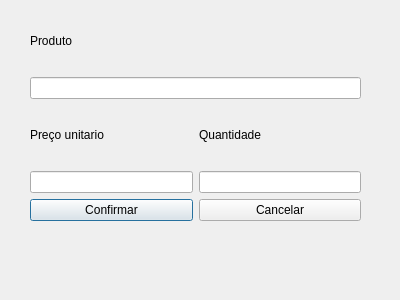
<?xml version="1.0" encoding="UTF-8"?>
<ui version="4.0">
 <class>fm_editarprodvenda</class>
 <widget class="QDialog" name="fm_editarprodvenda">
  <property name="geometry">
   <rect>
    <x>0</x>
    <y>0</y>
    <width>400</width>
    <height>300</height>
   </rect>
  </property>
  <property name="windowTitle">
   <string>Dialog</string>
  </property>
  <widget class="QWidget" name="">
   <property name="geometry">
    <rect>
     <x>30</x>
     <y>10</y>
     <width>331</width>
     <height>211</height>
    </rect>
   </property>
   <layout class="QVBoxLayout" name="verticalLayout_5">
    <item>
     <layout class="QVBoxLayout" name="verticalLayout_4">
      <item>
       <layout class="QVBoxLayout" name="verticalLayout_2">
        <item>
         <widget class="QLabel" name="label_2">
          <property name="text">
           <string>Produto</string>
          </property>
         </widget>
        </item>
        <item>
         <widget class="QLineEdit" name="txt_editaproduto"/>
        </item>
       </layout>
      </item>
      <item>
       <layout class="QHBoxLayout" name="horizontalLayout">
        <item>
         <layout class="QVBoxLayout" name="verticalLayout">
          <item>
           <widget class="QLabel" name="label">
            <property name="text">
             <string>Preço unitario</string>
            </property>
           </widget>
          </item>
          <item>
           <widget class="QLineEdit" name="txt_editapreco"/>
          </item>
         </layout>
        </item>
        <item>
         <layout class="QVBoxLayout" name="verticalLayout_3">
          <item>
           <widget class="QLabel" name="label_3">
            <property name="text">
             <string>Quantidade</string>
            </property>
           </widget>
          </item>
          <item>
           <widget class="QLineEdit" name="txt_editaqtd"/>
          </item>
         </layout>
        </item>
       </layout>
      </item>
     </layout>
    </item>
    <item>
     <layout class="QHBoxLayout" name="horizontalLayout_2">
      <item>
       <widget class="QPushButton" name="btn_editaconfirma">
        <property name="text">
         <string>Confirmar</string>
        </property>
       </widget>
      </item>
      <item>
       <widget class="QPushButton" name="btn_editacancela">
        <property name="text">
         <string>Cancelar</string>
        </property>
       </widget>
      </item>
     </layout>
    </item>
   </layout>
  </widget>
 </widget>
 <resources/>
 <connections/>
</ui>
